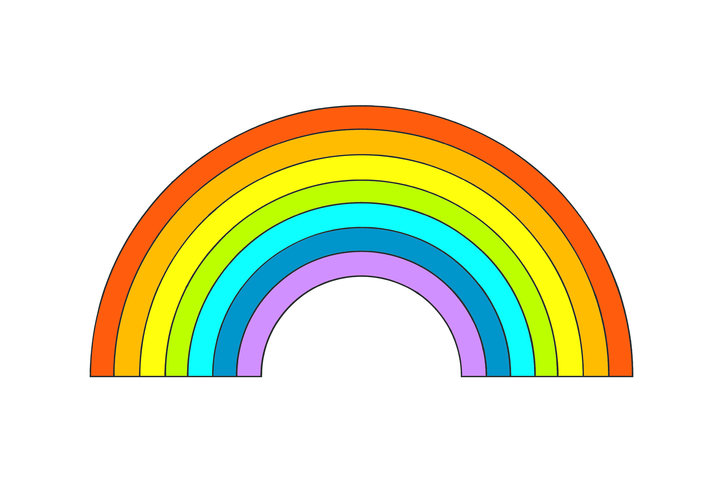
#> input picture rainbow.jpg, 723 x 482 px, found by its file name
$ python colors.py
#> lines starting #> are read from the running program, lines starting #| are printed output that depends on the picture; after the words box and inside, x2 and y2 are one past the last pixel; in counts of white or black regions, pixels touching at a corner belong together
import cv2
import numpy as np

def findyellow(arr):
#> called with arr = 'rainbow.jpg'
	img = cv2.imread('parksigns/'+arr)
#> img is the input picture: shape (482, 723, 3); mean B, G, R 204.1, 233.1, 231.7
	hsv = cv2.cvtColor(img,cv2.COLOR_BGR2HSV)
#> hsv: shape (482, 723, 3); mean H, S, V 16.2, 65, 249
	# [4 lines of commented-out code are left out]
	dark_blue = np.array([115,255,255])
	light_blue = np.array([80,50,55])
	mask = cv2.inRange(hsv,light_blue,dark_blue)
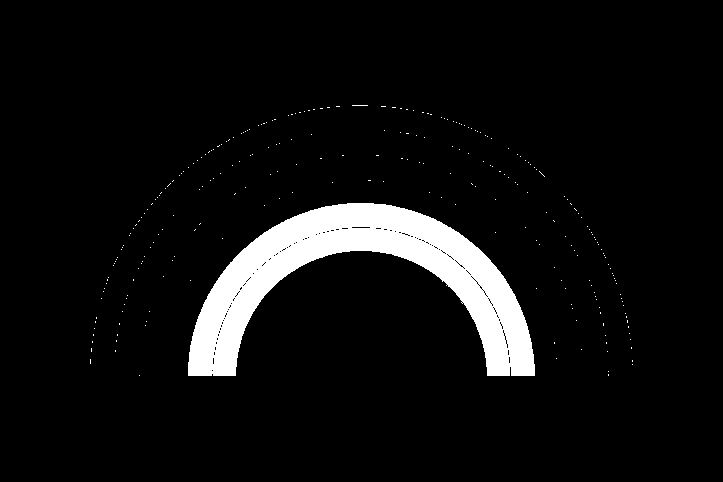
#> mask: shape (482, 723); 6.5% white; 265 white regions (264 under 20 px), largest, box (x1, y1, x2, y2) and area: (188, 203, 535, 376) 22270
	output = cv2.bitwise_and(img,img,mask = mask)
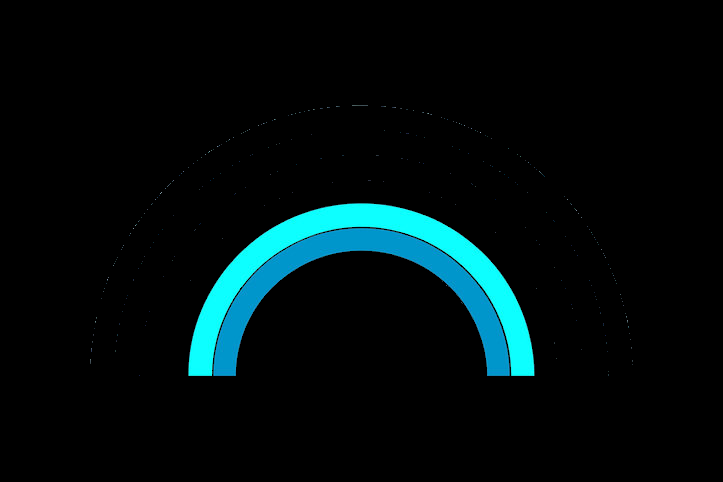
#> output: shape (482, 723, 3); mean B, G, R 14.4, 12.9, 0.7
	print(type(img))
#| <class 'numpy.ndarray'>
	cv2.imshow("Color Detected",np.hstack((img,output)))
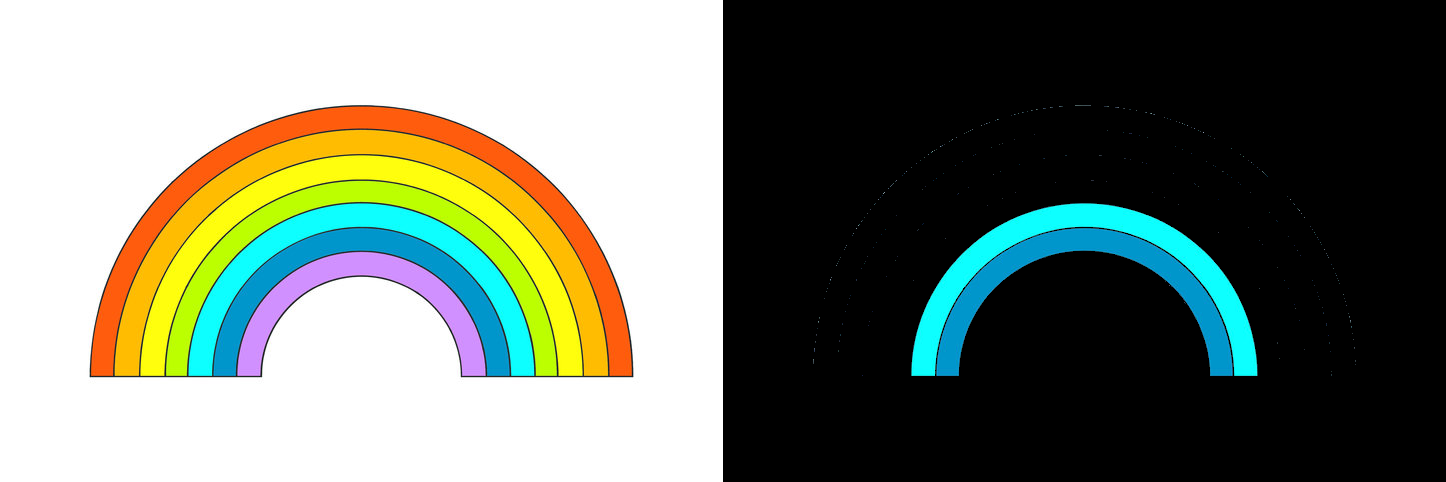
#> window 'Color Detected': shape (482, 1446, 3); mean B, G, R 109.2, 123, 116.2
	cv2.waitKey(0)
	cv2.destroyAllWindows()
if(__name__ == '__main__'):
	findyellow('rainbow.jpg')
# range: h:0 to 180,s,v:0 to 255
